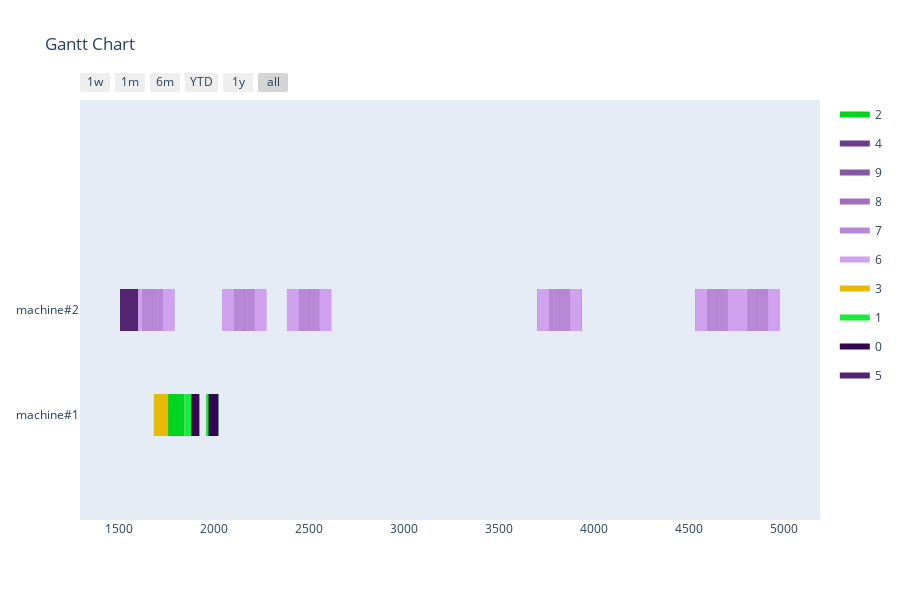

Here is the notebook cell this chart was saved with:
### Markdown cell above
Greedy with changing sequence

### Code cell
def change_order(orders):
    p1 = random.randint(0, len(orders) -2)
    p2 = random.randint(p1, len(orders) -1)
    selected = copy.deepcopy(orders[p1 : p2 +1])
    selected.reverse()
    for i in range(len(selected)):
        orders[p1 + i] = copy.deepcopy(selected[i])

agent = GreedyAgent(env)
simulator = AgentSimulator()
n_generations = 10
best = None
sequence = copy.deepcopy(orders_model)
for gen in range(n_generations):
    simulator = AgentSimulator()
    schedule, schedule_count = simulator.simulate(agent, sequence)
    if not best or best[1] < schedule_count:
        best = [schedule, schedule_count, copy.deepcopy(sequence)]
    change_order(sequence)
print(f'Scheduled {best[1]}/{len(best[2])} Orders')
visualize_schedule(best[0], env)

### Figure 1 — Plotly figure (JSON) as saved in the notebook; plotly's stock layout.template omitted (floating-point values rounded to 4 significant figures; data arrays with more than 128 entries replaced by an {"elided": "..."} marker saying what was removed)
{"data": [{"fill": "toself", "fillcolor": "rgb(1, 211, 33)", "hoverinfo": "name", "legendgroup": "rgb(1, 211, 33)", "mode": "none", "name": "2", "type": "scatter", "x": [57, 144, 144, 57, 57, 1757, 1844, 1844, 1757, 1757, 57, 144, 144, 57, 57, 1757, 1844, 1844, 1757, 1757, 57, 144, 144, 57, 57, 1757, 1844, 1844, 1757, 1757, 57, 144, 144, 57, 57, 1757, 1844, 1844, 1757, 1757, 57, 144, 144, 57, 57, 1757, 1844, 1844, 1757, 1757, 57, 144, 144, 57, 57, 1757, 1844, 1844, 1757, 1757, 57, 144, 144, 57, 57, 1757, 1844, 1844, 1757, 1757, 57, 144, 144, 57, 57, 1757, 1844, 1844, 1757, 1757, 57, 144, 144, 57, 57, 1757, 1844, 1844, 1757, 1757, 57, 144, 144, 57, 57, 1757, 1844, 1844, 1757], "y": [-0.2, -0.2, 0.2, 0.2, null, -0.2, -0.2, 0.2, 0.2, null, -0.2, -0.2, 0.2, 0.2, null, -0.2, -0.2, 0.2, 0.2, null, -0.2, -0.2, 0.2, 0.2, null, -0.2, -0.2, 0.2, 0.2, null, -0.2, -0.2, 0.2, 0.2, null, -0.2, -0.2, 0.2, 0.2, null, -0.2, -0.2, 0.2, 0.2, null, -0.2, -0.2, 0.2, 0.2, null, -0.2, -0.2, 0.2, 0.2, null, -0.2, -0.2, 0.2, 0.2, null, -0.2, -0.2, 0.2, 0.2, null, -0.2, -0.2, 0.2, 0.2, null, -0.2, -0.2, 0.2, 0.2, null, -0.2, -0.2, 0.2, 0.2, null, -0.2, -0.2, 0.2, 0.2, null, -0.2, -0.2, 0.2, 0.2, null, -0.2, -0.2, 0.2, 0.2, null, -0.2, -0.2, 0.2, 0.2]}, {"fill": "toself", "fillcolor": "rgb(107, 61, 139)", "hoverinfo": "name", "legendgroup": "rgb(107, 61, 139)", "mode": "none", "name": "4", "type": "scatter", "x": [219, 302, 302, 219, 219, 1599, 1682, 1682, 1599, 1599, 219, 302, 302, 219, 219, 1599, 1682, 1682, 1599, 1599, 219, 302, 302, 219, 219, 1599, 1682, 1682, 1599, 1599, 219, 302, 302, 219, 219, 1599, 1682, 1682, 1599, 1599, 219, 302, 302, 219, 219, 1599, 1682, 1682, 1599, 1599, 219, 302, 302, 219, 219, 1599, 1682, 1682, 1599, 1599, 219, 302, 302, 219, 219, 1599, 1682, 1682, 1599, 1599, 219, 302, 302, 219, 219, 1599, 1682, 1682, 1599, 1599, 219, 302, 302, 219, 219, 1599, 1682, 1682, 1599, 1599, 219, 302, 302, 219, 219, 1599, 1682, 1682, 1599], "y": [0.8, 0.8, 1.2, 1.2, null, 0.8, 0.8, 1.2, 1.2, null, 0.8, 0.8, 1.2, 1.2, null, 0.8, 0.8, 1.2, 1.2, null, 0.8, 0.8, 1.2, 1.2, null, 0.8, 0.8, 1.2, 1.2, null, 0.8, 0.8, 1.2, 1.2, null, 0.8, 0.8, 1.2, 1.2, null, 0.8, 0.8, 1.2, 1.2, null, 0.8, 0.8, 1.2, 1.2, null, 0.8, 0.8, 1.2, 1.2, null, 0.8, 0.8, 1.2, 1.2, null, 0.8, 0.8, 1.2, 1.2, null, 0.8, 0.8, 1.2, 1.2, null, 0.8, 0.8, 1.2, 1.2, null, 0.8, 0.8, 1.2, 1.2, null, 0.8, 0.8, 1.2, 1.2, null, 0.8, 0.8, 1.2, 1.2, null, 0.8, 0.8, 1.2, 1.2, null, 0.8, 0.8, 1.2, 1.2]}, {"fill": "toself", "fillcolor": "rgb(132, 86, 164)", "hoverinfo": "name", "legendgroup": "rgb(132, 86, 164)", "mode": "none", "name": "9", "type": "scatter", "x": {"elided": "399 int values"}, "y": {"elided": "399 float values"}}, {"fill": "toself", "fillcolor": "rgb(157, 111, 189)", "hoverinfo": "name", "legendgroup": "rgb(157, 111, 189)", "mode": "none", "name": "8", "type": "scatter", "x": {"elided": "399 int values"}, "y": {"elided": "399 float values"}}, {"fill": "toself", "fillcolor": "rgb(182, 136, 214)", "hoverinfo": "name", "legendgroup": "rgb(182, 136, 214)", "mode": "none", "name": "7", "type": "scatter", "x": {"elided": "399 int values"}, "y": {"elided": "399 float values"}}, {"fill": "toself", "fillcolor": "rgb(207, 161, 239)", "hoverinfo": "name", "legendgroup": "rgb(207, 161, 239)", "mode": "none", "name": "6", "type": "scatter", "x": {"elided": "399 int values"}, "y": {"elided": "399 float values"}}, {"fill": "toself", "fillcolor": "rgb(232, 186, 8)", "hoverinfo": "name", "legendgroup": "rgb(232, 186, 8)", "mode": "none", "name": "3", "type": "scatter", "x": [144, 219, 219, 144, 144, 1682, 1757, 1757, 1682, 1682, 144, 219, 219, 144, 144, 1682, 1757, 1757, 1682, 1682, 144, 219, 219, 144, 144, 1682, 1757, 1757, 1682, 1682, 144, 219, 219, 144, 144, 1682, 1757, 1757, 1682, 1682, 144, 219, 219, 144, 144, 1682, 1757, 1757, 1682, 1682, 144, 219, 219, 144, 144, 1682, 1757, 1757, 1682, 1682, 144, 219, 219, 144, 144, 1682, 1757, 1757, 1682, 1682, 144, 219, 219, 144, 144, 1682, 1757, 1757, 1682, 1682, 144, 219, 219, 144, 144, 1682, 1757, 1757, 1682, 1682, 144, 219, 219, 144, 144, 1682, 1757, 1757, 1682], "y": [-0.2, -0.2, 0.2, 0.2, null, -0.2, -0.2, 0.2, 0.2, null, -0.2, -0.2, 0.2, 0.2, null, -0.2, -0.2, 0.2, 0.2, null, -0.2, -0.2, 0.2, 0.2, null, -0.2, -0.2, 0.2, 0.2, null, -0.2, -0.2, 0.2, 0.2, null, -0.2, -0.2, 0.2, 0.2, null, -0.2, -0.2, 0.2, 0.2, null, -0.2, -0.2, 0.2, 0.2, null, -0.2, -0.2, 0.2, 0.2, null, -0.2, -0.2, 0.2, 0.2, null, -0.2, -0.2, 0.2, 0.2, null, -0.2, -0.2, 0.2, 0.2, null, -0.2, -0.2, 0.2, 0.2, null, -0.2, -0.2, 0.2, 0.2, null, -0.2, -0.2, 0.2, 0.2, null, -0.2, -0.2, 0.2, 0.2, null, -0.2, -0.2, 0.2, 0.2, null, -0.2, -0.2, 0.2, 0.2]}, {"fill": "toself", "fillcolor": "rgb(26, 236, 58)", "hoverinfo": "name", "legendgroup": "rgb(26, 236, 58)", "mode": "none", "name": "1", "type": "scatter", "x": [22, 57, 57, 22, 22, 1844, 1879, 1879, 1844, 1844, 22, 57, 57, 22, 22, 1844, 1879, 1879, 1844, 1844, 22, 57, 57, 22, 22, 1844, 1879, 1879, 1844, 1844, 22, 57, 57, 22, 22, 1844, 1879, 1879, 1844, 1844, 22, 57, 57, 22, 22, 1844, 1879, 1879, 1844, 1844, 22, 57, 57, 22, 22, 1844, 1879, 1879, 1844, 1844, 22, 57, 57, 22, 22, 1844, 1879, 1879, 1844, 1844, 22, 57, 57, 22, 22, 1844, 1879, 1879, 1844, 1844, 22, 57, 57, 22, 22, 1844, 1879, 1879, 1844, 1844, 22, 57, 57, 22, 22, 1844, 1879, 1879, 1844], "y": [-0.2, -0.2, 0.2, 0.2, null, -0.2, -0.2, 0.2, 0.2, null, -0.2, -0.2, 0.2, 0.2, null, -0.2, -0.2, 0.2, 0.2, null, -0.2, -0.2, 0.2, 0.2, null, -0.2, -0.2, 0.2, 0.2, null, -0.2, -0.2, 0.2, 0.2, null, -0.2, -0.2, 0.2, 0.2, null, -0.2, -0.2, 0.2, 0.2, null, -0.2, -0.2, 0.2, 0.2, null, -0.2, -0.2, 0.2, 0.2, null, -0.2, -0.2, 0.2, 0.2, null, -0.2, -0.2, 0.2, 0.2, null, -0.2, -0.2, 0.2, 0.2, null, -0.2, -0.2, 0.2, 0.2, null, -0.2, -0.2, 0.2, 0.2, null, -0.2, -0.2, 0.2, 0.2, null, -0.2, -0.2, 0.2, 0.2, null, -0.2, -0.2, 0.2, 0.2, null, -0.2, -0.2, 0.2, 0.2]}, {"fill": "toself", "fillcolor": "rgb(51, 5, 83)", "hoverinfo": "name", "legendgroup": "rgb(51, 5, 83)", "mode": "none", "name": "0", "type": "scatter", "x": [-21, 22, 22, -21, -21, 1879, 1922, 1922, 1879, 1879, -21, 22, 22, -21, -21, 1879, 1922, 1922, 1879, 1879, -21, 22, 22, -21, -21, 1879, 1922, 1922, 1879, 1879, -21, 22, 22, -21, -21, 1879, 1922, 1922, 1879, 1879, -21, 22, 22, -21, -21, 1879, 1922, 1922, 1879, 1879, -21, 22, 22, -21, -21, 1879, 1922, 1922, 1879, 1879, -21, 22, 22, -21, -21, 1879, 1922, 1922, 1879, 1879, -21, 22, 22, -21, -21, 1879, 1922, 1922, 1879, 1879, -21, 22, 22, -21, -21, 1879, 1922, 1922, 1879, 1879, -21, 22, 22, -21, -21, 1879, 1922, 1922, 1879], "y": [-0.2, -0.2, 0.2, 0.2, null, -0.2, -0.2, 0.2, 0.2, null, -0.2, -0.2, 0.2, 0.2, null, -0.2, -0.2, 0.2, 0.2, null, -0.2, -0.2, 0.2, 0.2, null, -0.2, -0.2, 0.2, 0.2, null, -0.2, -0.2, 0.2, 0.2, null, -0.2, -0.2, 0.2, 0.2, null, -0.2, -0.2, 0.2, 0.2, null, -0.2, -0.2, 0.2, 0.2, null, -0.2, -0.2, 0.2, 0.2, null, -0.2, -0.2, 0.2, 0.2, null, -0.2, -0.2, 0.2, 0.2, null, -0.2, -0.2, 0.2, 0.2, null, -0.2, -0.2, 0.2, 0.2, null, -0.2, -0.2, 0.2, 0.2, null, -0.2, -0.2, 0.2, 0.2, null, -0.2, -0.2, 0.2, 0.2, null, -0.2, -0.2, 0.2, 0.2, null, -0.2, -0.2, 0.2, 0.2]}, {"fill": "toself", "fillcolor": "rgb(82, 36, 114)", "hoverinfo": "name", "legendgroup": "rgb(82, 36, 114)", "mode": "none", "name": "5", "type": "scatter", "x": [302, 397, 397, 302, 302, 1504, 1599, 1599, 1504, 1504, 302, 397, 397, 302, 302, 1504, 1599, 1599, 1504, 1504, 302, 397, 397, 302, 302, 1504, 1599, 1599, 1504, 1504, 302, 397, 397, 302, 302, 1504, 1599, 1599, 1504, 1504, 302, 397, 397, 302, 302, 1504, 1599, 1599, 1504, 1504, 302, 397, 397, 302, 302, 1504, 1599, 1599, 1504, 1504, 302, 397, 397, 302, 302, 1504, 1599, 1599, 1504, 1504, 302, 397, 397, 302, 302, 1504, 1599, 1599, 1504, 1504, 302, 397, 397, 302, 302, 1504, 1599, 1599, 1504, 1504, 302, 397, 397, 302, 302, 1504, 1599, 1599, 1504], "y": [0.8, 0.8, 1.2, 1.2, null, 0.8, 0.8, 1.2, 1.2, null, 0.8, 0.8, 1.2, 1.2, null, 0.8, 0.8, 1.2, 1.2, null, 0.8, 0.8, 1.2, 1.2, null, 0.8, 0.8, 1.2, 1.2, null, 0.8, 0.8, 1.2, 1.2, null, 0.8, 0.8, 1.2, 1.2, null, 0.8, 0.8, 1.2, 1.2, null, 0.8, 0.8, 1.2, 1.2, null, 0.8, 0.8, 1.2, 1.2, null, 0.8, 0.8, 1.2, 1.2, null, 0.8, 0.8, 1.2, 1.2, null, 0.8, 0.8, 1.2, 1.2, null, 0.8, 0.8, 1.2, 1.2, null, 0.8, 0.8, 1.2, 1.2, null, 0.8, 0.8, 1.2, 1.2, null, 0.8, 0.8, 1.2, 1.2, null, 0.8, 0.8, 1.2, 1.2, null, 0.8, 0.8, 1.2, 1.2]}, {"legendgroup": "rgb(1, 211, 33)", "marker": {"color": "rgb(1, 211, 33)", "opacity": 0, "size": 1}, "mode": "markers", "name": "", "showlegend": false, "text": [null, null, null, null, null, null, null, null, null, null, null, null, null, null, null, null, null, null, null, null, null, null, null, null, null, null, null, null, null, null, null, null, null, null, null, null, null, null, null, null], "type": "scatter", "x": [57, 144, 1757, 1844, 57, 144, 1757, 1844, 57, 144, 1757, 1844, 57, 144, 1757, 1844, 57, 144, 1757, 1844, 57, 144, 1757, 1844, 57, 144, 1757, 1844, 57, 144, 1757, 1844, 57, 144, 1757, 1844, 57, 144, 1757, 1844], "y": [0, 0, 0, 0, 0, 0, 0, 0, 0, 0, 0, 0, 0, 0, 0, 0, 0, 0, 0, 0, 0, 0, 0, 0, 0, 0, 0, 0, 0, 0, 0, 0, 0, 0, 0, 0, 0, 0, 0, 0]}, {"legendgroup": "rgb(107, 61, 139)", "marker": {"color": "rgb(107, 61, 139)", "opacity": 0, "size": 1}, "mode": "markers", "name": "", "showlegend": false, "text": [null, null, null, null, null, null, null, null, null, null, null, null, null, null, null, null, null, null, null, null, null, null, null, null, null, null, null, null, null, null, null, null, null, null, null, null, null, null, null, null], "type": "scatter", "x": [219, 302, 1599, 1682, 219, 302, 1599, 1682, 219, 302, 1599, 1682, 219, 302, 1599, 1682, 219, 302, 1599, 1682, 219, 302, 1599, 1682, 219, 302, 1599, 1682, 219, 302, 1599, 1682, 219, 302, 1599, 1682, 219, 302, 1599, 1682], "y": [1, 1, 1, 1, 1, 1, 1, 1, 1, 1, 1, 1, 1, 1, 1, 1, 1, 1, 1, 1, 1, 1, 1, 1, 1, 1, 1, 1, 1, 1, 1, 1, 1, 1, 1, 1, 1, 1, 1, 1]}, {"legendgroup": "rgb(132, 86, 164)", "marker": {"color": "rgb(132, 86, 164)", "opacity": 0, "size": 1}, "mode": "markers", "name": "", "showlegend": false, "text": {"elided": "160 null values"}, "type": "scatter", "x": {"elided": "160 int values"}, "y": {"elided": "160 int values"}}, {"legendgroup": "rgb(157, 111, 189)", "marker": {"color": "rgb(157, 111, 189)", "opacity": 0, "size": 1}, "mode": "markers", "name": "", "showlegend": false, "text": {"elided": "160 null values"}, "type": "scatter", "x": {"elided": "160 int values"}, "y": {"elided": "160 int values"}}, {"legendgroup": "rgb(182, 136, 214)", "marker": {"color": "rgb(182, 136, 214)", "opacity": 0, "size": 1}, "mode": "markers", "name": "", "showlegend": false, "text": {"elided": "160 null values"}, "type": "scatter", "x": {"elided": "160 int values"}, "y": {"elided": "160 int values"}}, {"legendgroup": "rgb(207, 161, 239)", "marker": {"color": "rgb(207, 161, 239)", "opacity": 0, "size": 1}, "mode": "markers", "name": "", "showlegend": false, "text": {"elided": "160 null values"}, "type": "scatter", "x": {"elided": "160 int values"}, "y": {"elided": "160 int values"}}, {"legendgroup": "rgb(232, 186, 8)", "marker": {"color": "rgb(232, 186, 8)", "opacity": 0, "size": 1}, "mode": "markers", "name": "", "showlegend": false, "text": [null, null, null, null, null, null, null, null, null, null, null, null, null, null, null, null, null, null, null, null, null, null, null, null, null, null, null, null, null, null, null, null, null, null, null, null, null, null, null, null], "type": "scatter", "x": [144, 219, 1682, 1757, 144, 219, 1682, 1757, 144, 219, 1682, 1757, 144, 219, 1682, 1757, 144, 219, 1682, 1757, 144, 219, 1682, 1757, 144, 219, 1682, 1757, 144, 219, 1682, 1757, 144, 219, 1682, 1757, 144, 219, 1682, 1757], "y": [0, 0, 0, 0, 0, 0, 0, 0, 0, 0, 0, 0, 0, 0, 0, 0, 0, 0, 0, 0, 0, 0, 0, 0, 0, 0, 0, 0, 0, 0, 0, 0, 0, 0, 0, 0, 0, 0, 0, 0]}, {"legendgroup": "rgb(26, 236, 58)", "marker": {"color": "rgb(26, 236, 58)", "opacity": 0, "size": 1}, "mode": "markers", "name": "", "showlegend": false, "text": [null, null, null, null, null, null, null, null, null, null, null, null, null, null, null, null, null, null, null, null, null, null, null, null, null, null, null, null, null, null, null, null, null, null, null, null, null, null, null, null], "type": "scatter", "x": [22, 57, 1844, 1879, 22, 57, 1844, 1879, 22, 57, 1844, 1879, 22, 57, 1844, 1879, 22, 57, 1844, 1879, 22, 57, 1844, 1879, 22, 57, 1844, 1879, 22, 57, 1844, 1879, 22, 57, 1844, 1879, 22, 57, 1844, 1879], "y": [0, 0, 0, 0, 0, 0, 0, 0, 0, 0, 0, 0, 0, 0, 0, 0, 0, 0, 0, 0, 0, 0, 0, 0, 0, 0, 0, 0, 0, 0, 0, 0, 0, 0, 0, 0, 0, 0, 0, 0]}, {"legendgroup": "rgb(51, 5, 83)", "marker": {"color": "rgb(51, 5, 83)", "opacity": 0, "size": 1}, "mode": "markers", "name": "", "showlegend": false, "text": [null, null, null, null, null, null, null, null, null, null, null, null, null, null, null, null, null, null, null, null, null, null, null, null, null, null, null, null, null, null, null, null, null, null, null, null, null, null, null, null], "type": "scatter", "x": [-21, 22, 1879, 1922, -21, 22, 1879, 1922, -21, 22, 1879, 1922, -21, 22, 1879, 1922, -21, 22, 1879, 1922, -21, 22, 1879, 1922, -21, 22, 1879, 1922, -21, 22, 1879, 1922, -21, 22, 1879, 1922, -21, 22, 1879, 1922], "y": [0, 0, 0, 0, 0, 0, 0, 0, 0, 0, 0, 0, 0, 0, 0, 0, 0, 0, 0, 0, 0, 0, 0, 0, 0, 0, 0, 0, 0, 0, 0, 0, 0, 0, 0, 0, 0, 0, 0, 0]}, {"legendgroup": "rgb(82, 36, 114)", "marker": {"color": "rgb(82, 36, 114)", "opacity": 0, "size": 1}, "mode": "markers", "name": "", "showlegend": false, "text": [null, null, null, null, null, null, null, null, null, null, null, null, null, null, null, null, null, null, null, null, null, null, null, null, null, null, null, null, null, null, null, null, null, null, null, null, null, null, null, null], "type": "scatter", "x": [302, 397, 1504, 1599, 302, 397, 1504, 1599, 302, 397, 1504, 1599, 302, 397, 1504, 1599, 302, 397, 1504, 1599, 302, 397, 1504, 1599, 302, 397, 1504, 1599, 302, 397, 1504, 1599, 302, 397, 1504, 1599, 302, 397, 1504, 1599], "y": [1, 1, 1, 1, 1, 1, 1, 1, 1, 1, 1, 1, 1, 1, 1, 1, 1, 1, 1, 1, 1, 1, 1, 1, 1, 1, 1, 1, 1, 1, 1, 1, 1, 1, 1, 1, 1, 1, 1, 1]}], "layout": {"height": 600, "hovermode": "closest", "showlegend": true, "title": {"text": "Gantt Chart"}, "xaxis": {"rangeselector": {"buttons": [{"count": 7, "label": "1w", "step": "day", "stepmode": "backward"}, {"count": 1, "label": "1m", "step": "month", "stepmode": "backward"}, {"count": 6, "label": "6m", "step": "month", "stepmode": "backward"}, {"count": 1, "label": "YTD", "step": "year", "stepmode": "todate"}, {"count": 1, "label": "1y", "step": "year", "stepmode": "backward"}, {"step": "all"}]}, "showgrid": false, "type": "date", "zeroline": false}, "yaxis": {"autorange": false, "range": [-1, 3], "showgrid": false, "ticktext": ["machine#1", "machine#2"], "tickvals": [0, 1], "zeroline": false}}}
